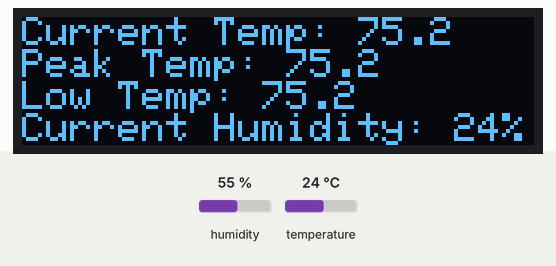
Simulated run of this sketch. Board: STM32 Blue Pill. Parts: 128×32 one-colour display. Inputs (shaded band) come from the test bench; at power-on: temperature 24 °C, humidity 55 %. The display library's start-up logo is not drawn; what the sketch prints to the serial monitor is not drawn.

Above: at 3.6 s.
3.7 s: temperature set to 12 °C
At 5.4 s:
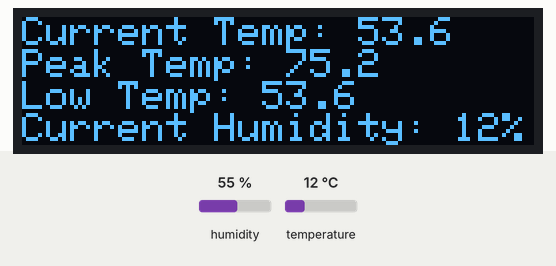
6.7 s: temperature set to 19 °C
At 7.6 s:
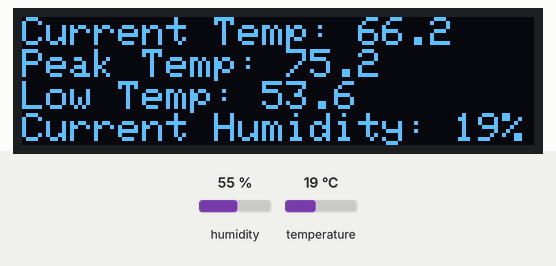
9.7 s: temperature set to 28 °C
At 11.9 s:
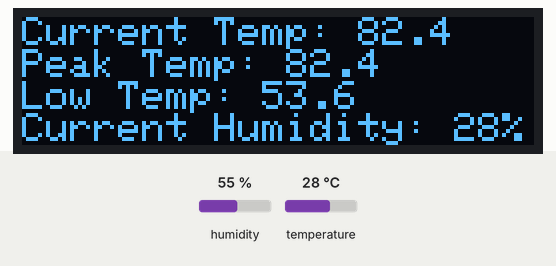
Timing chart, 0 to 13.4 s (numbered marks = the images above; inputs shaded):
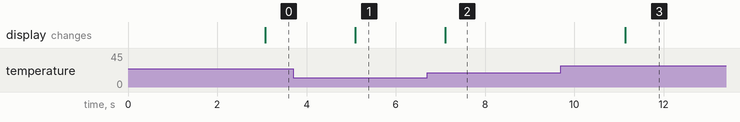

Measured:
- after the input at 3.7 s, the display: changes after 1.4 s (image 1)
- after the input at 6.7 s, the display: changes after 0.41 s (image 2)
- after the input at 9.7 s, the display: changes after 1.4 s (image 3)

The sketch:

HedgehogMonitor.ino
```cpp
// (licence header left out)
// DHT Temperature & Humidity Sensor
// Unified Sensor Library Example
// Written by Tony DiCola for Adafruit Industries
// Released under an MIT license.

// Depends on the following Arduino libraries:
// - Adafruit Unified Sensor Library: https://github.com/adafruit/Adafruit_Sensor
// - DHT Sensor Library: https://github.com/adafruit/DHT-sensor-library

//DHT22 Dependencies
#include <Adafruit_Sensor.h>
#include <DHT.h>
#include <DHT_U.h>
//SSD3306 Dependencies
#include <SPI.h>
#include <Wire.h>
#include <Adafruit_GFX.h>
#include <Adafruit_SSD1306.h>

//DHT Setup
#define DHTPIN            12         // Pin which is connected to the DHT sensor.
#define DHTTYPE           DHT22     // DHT 22 (AM2302)
// See guide for details on sensor wiring and usage:
//   https://learn.adafruit.com/dht/overview

DHT_Unified dht(DHTPIN, DHTTYPE);

uint32_t delayMS;

//SSD3306 Setup
Adafruit_SSD1306 display = Adafruit_SSD1306();

#if defined(ESP8266)
  #define BUTTON_A 0
  #define BUTTON_B 16
  #define BUTTON_C 2
  #define LED      0
#elif defined(ESP32)
  #define BUTTON_A 15
  #define BUTTON_B 32
  #define BUTTON_C 14
  #define LED      13
#elif defined(ARDUINO_STM32F2_FEATHER)
  #define BUTTON_A PA15
  #define BUTTON_B PC7
  #define BUTTON_C PC5
  #define LED PB5
#elif defined(TEENSYDUINO)
  #define BUTTON_A 4
  #define BUTTON_B 3
  #define BUTTON_C 8
  #define LED 13
#elif defined(ARDUINO_FEATHER52)
  #define BUTTON_A 31
  #define BUTTON_B 30
  #define BUTTON_C 27
  #define LED 17
#else // 32u4, M0, and 328p
  #define BUTTON_A 9
  #define BUTTON_B 6
  #define BUTTON_C 5
  #define LED      13
#endif

#if (SSD1306_LCDHEIGHT != 32)
 #error("Height incorrect, please fix Adafruit_SSD1306.h!");
#endif

float maxTemp = -999.;
float minTemp = 999.;

void setup() {
  Serial.begin(9600);
  // Initialize device.
  dht.begin();
  Serial.println("DHTxx Unified Sensor Example");
  // Print temperature sensor details.
  sensor_t sensor;
  dht.temperature().getSensor(&sensor);
  Serial.println("------------------------------------");
  Serial.println("Temperature");
  Serial.print  ("Sensor:       "); Serial.println(sensor.name);
  Serial.print  ("Driver Ver:   "); Serial.println(sensor.version);
  Serial.print  ("Unique ID:    "); Serial.println(sensor.sensor_id);
  Serial.print  ("Max Value:    "); Serial.print(sensor.max_value); Serial.println(" *C");
  Serial.print  ("Min Value:    "); Serial.print(sensor.min_value); Serial.println(" *C");
  Serial.print  ("Resolution:   "); Serial.print(sensor.resolution); Serial.println(" *C");
  Serial.println("------------------------------------");
  // Print humidity sensor details.
  dht.humidity().getSensor(&sensor);
  Serial.println("------------------------------------");
  Serial.println("Humidity");
  Serial.print  ("Sensor:       "); Serial.println(sensor.name);
  Serial.print  ("Driver Ver:   "); Serial.println(sensor.version);
  Serial.print  ("Unique ID:    "); Serial.println(sensor.sensor_id);
  Serial.print  ("Max Value:    "); Serial.print(sensor.max_value); Serial.println("%");
  Serial.print  ("Min Value:    "); Serial.print(sensor.min_value); Serial.println("%");
  Serial.print  ("Resolution:   "); Serial.print(sensor.resolution); Serial.println("%");
  Serial.println("------------------------------------");
  // Set delay between sensor readings based on sensor details.
  delayMS = sensor.min_delay / 1000;

  //OLED Test and Setup
    Serial.println("OLED FeatherWing test");
  // by default, we'll generate the high voltage from the 3.3v line internally! (neat!)
  display.begin(SSD1306_SWITCHCAPVCC, 0x3C);  // initialize with the I2C addr 0x3C (for the 128x32)
  // init done
  Serial.println("OLED begun");

  // Show image buffer on the display hardware.
  // Since the buffer is intialized with an Adafruit splashscreen
  // internally, this will display the splashscreen.
  display.display();
  delay(1000);

  // Clear the buffer.
  display.clearDisplay();
  display.display();

  Serial.println("IO test");

  pinMode(BUTTON_A, INPUT_PULLUP);
  pinMode(BUTTON_B, INPUT_PULLUP);
  pinMode(BUTTON_C, INPUT_PULLUP);

  display.setTextSize(1);
  display.setTextColor(WHITE);

}

void loop() {
  // Delay between measurements.
  delay(delayMS);
  // Get temperature event and print its value.
  sensors_event_t event;
  dht.temperature().getEvent(&event);
  if (isnan(event.temperature)) {
    Serial.println("Error reading temperature!");
  }
  else {
    Serial.print("Temperature: ");
    Serial.print(event.temperature);
    Serial.println(" *C");
    display.clearDisplay();
    display.setCursor(0,0);
    float currentTemp = convertToF(event.temperature);
    if (maxTemp < currentTemp) {
      maxTemp = currentTemp;
    }
    if (minTemp > currentTemp) {
      minTemp = currentTemp;
    }
    display.println("Current Temp: " + String(currentTemp, 1));
    display.println("Peak Temp: " + String(maxTemp, 1));
    display.println("Low Temp: " + String(minTemp, 1));
    display.println("Current Humidity: " + String(event.relative_humidity, 0) + "%");
    display.display(); // actually display all of the above
  }
  // Get humidity event and print its value.
  dht.humidity().getEvent(&event);
  if (isnan(event.relative_humidity)) {
    Serial.println("Error reading humidity!");
  }
  else {
    Serial.print("Humidity: ");
    Serial.print(event.relative_humidity);
    Serial.println("%");
  }
}

float convertToF(float cVal) {
  return cVal * 9./5. + 32.;
}
```
